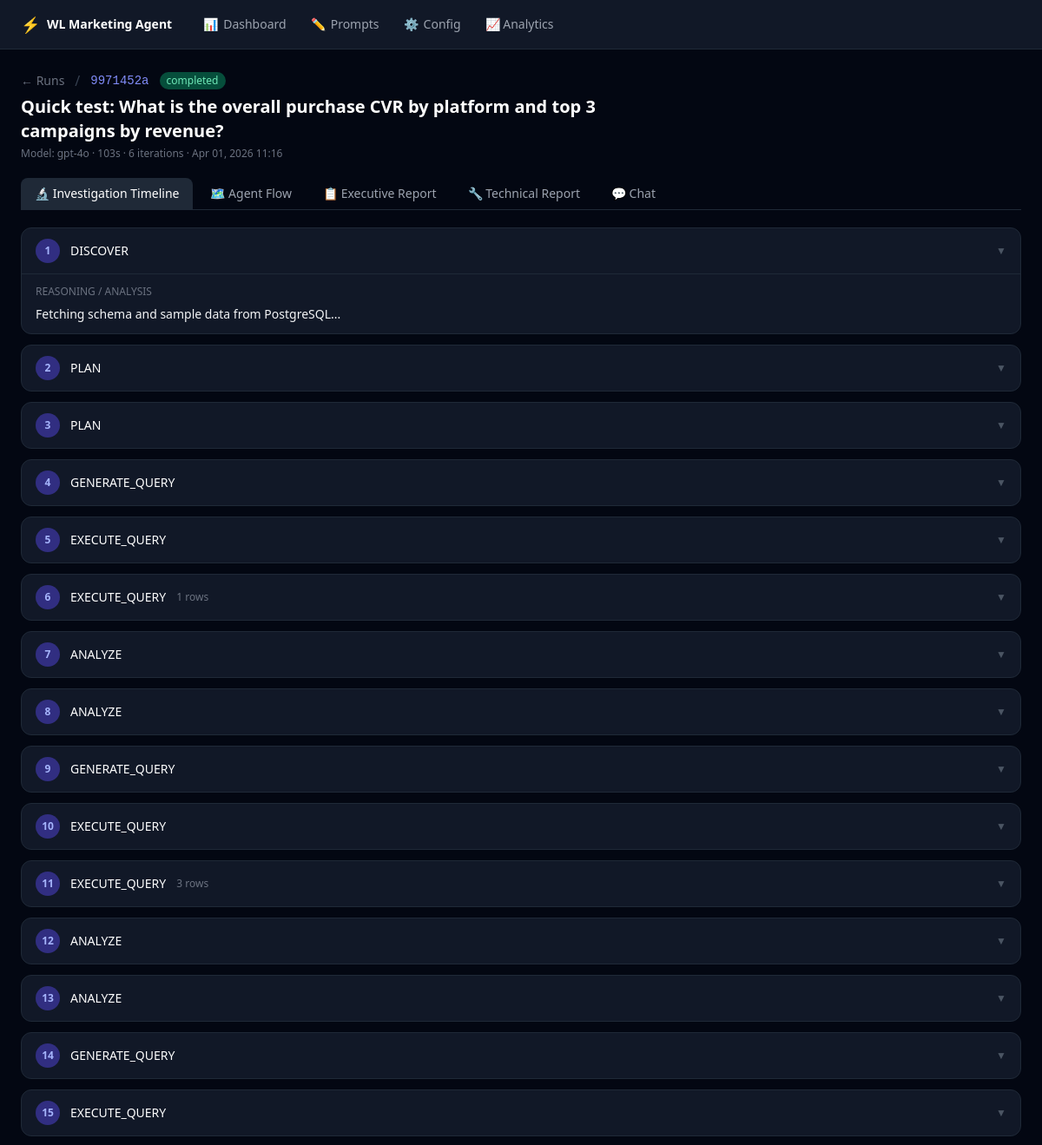
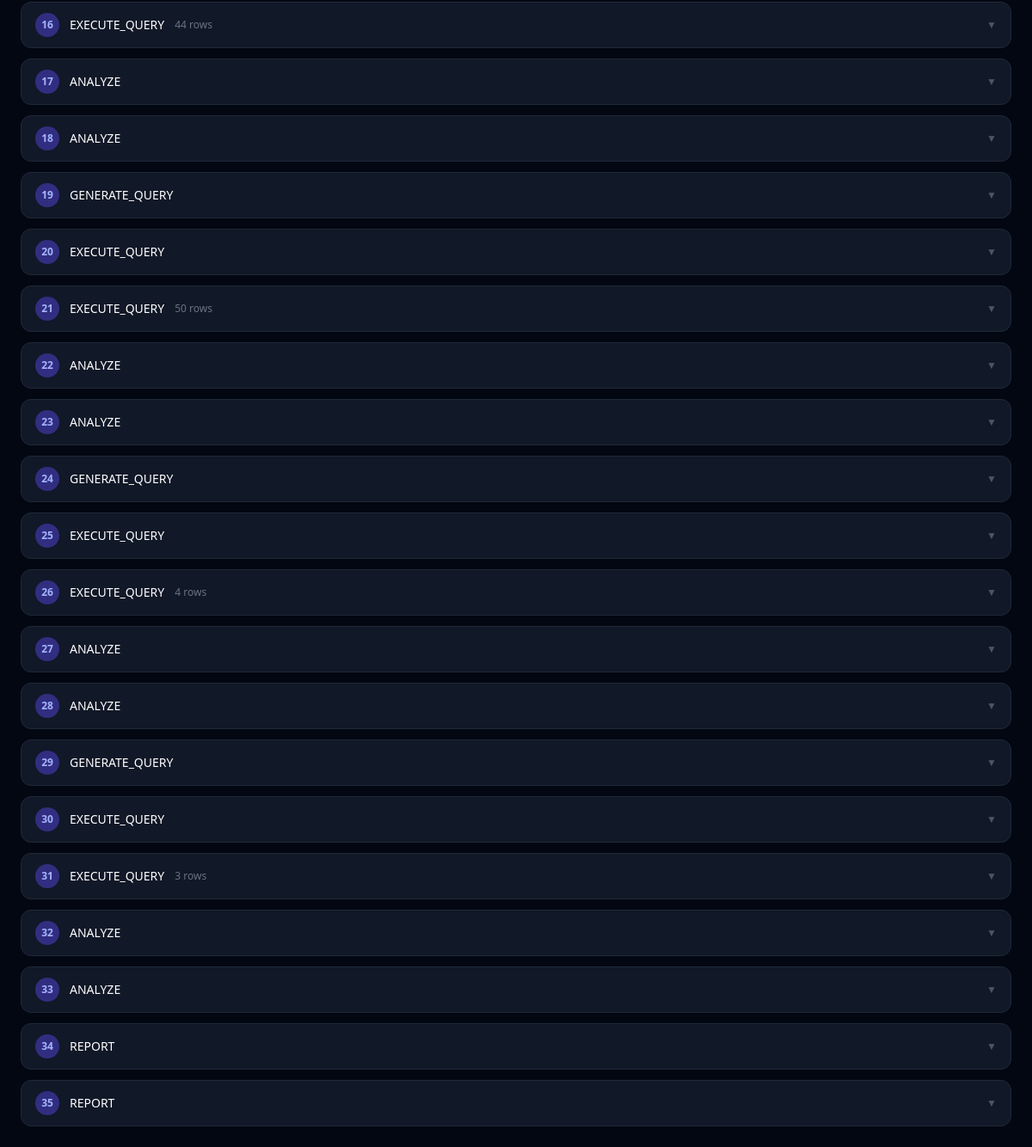
The page /agent/runs/9971452a (signed in) on the database its author committed (2 pictures, top to bottom).
### database.py (models this page shows)
class Run(Base):
    __tablename__ = "runs"
    run_id         = Column(String, primary_key=True)
    created_at     = Column(DateTime, default=datetime.utcnow)
    mode           = Column(String, default="full")   # full | custom
    status         = Column(String, default="running")  # running | completed | failed
    final_report   = Column(Text, nullable=True)
    public_report  = Column(Text, nullable=True)
    error_log      = Column(Text, default="[]")
    insights       = Column(Text, default="[]")   # JSON list of key findings
    iteration_count= Column(Integer, default=0)
    duration_seconds= Column(Float, nullable=True)
    model          = Column(String, nullable=True)
    goal           = Column(Text, nullable=True)   # Custom goal for this run

class RunStep(Base):
    __tablename__ = "run_steps"
    id             = Column(Integer, primary_key=True, autoincrement=True)
    run_id         = Column(String, ForeignKey("runs.run_id"))
    step_number    = Column(Integer)
    step_name      = Column(String)
    thought        = Column(Text, nullable=True)
    sql            = Column(Text, nullable=True)
    result_summary = Column(Text, nullable=True)
    rows_count     = Column(Integer, default=0)
    created_at     = Column(DateTime, default=datetime.utcnow)

### app.py (the view)
@app.get("/agent/runs/{run_id}", response_class=HTMLResponse)
async def run_detail(request: Request, run_id: str, db: Session = Depends(get_db)):
    require_auth(request)
    run = db.query(Run).filter_by(run_id=run_id).first()
    if not run:
        raise HTTPException(status_code=404, detail="Run not found")
    steps = db.query(RunStep).filter_by(run_id=run_id).order_by(RunStep.step_number).all()
    chat  = db.query(RunChatMessage).filter_by(run_id=run_id).order_by(RunChatMessage.created_at).all()
    return templates.TemplateResponse("run_detail.html", {
        "request": request,
        "run": run,
        "steps": steps,
        "chat_messages": chat,
        "insights": json.loads(run.insights or "[]"),
    })

### templates/run_detail.html (shortened to what this page needs)
{% extends "base.html" %}
{% block content %}
<div class="p-6">
  <div class="flex items-start justify-between mb-5">
    <div>
      <div class="flex items-center gap-3 mb-1">
        <a href="/agent/" class="text-gray-500 hover:text-gray-300 text-sm">← Runs</a>
        <span class="text-gray-700">/</span>
        <span class="font-mono text-indigo-400 text-sm">{{ run.run_id }}</span>
        <span class="px-2 py-0.5 rounded-full text-xs
          {% if run.status == 'completed' %}bg-emerald-900 text-emerald-300
          {% elif run.status == 'running' %}bg-yellow-900 text-yellow-300 animate-pulse
          {% else %}bg-red-900 text-red-300{% endif %}">
          {{ run.status }}
        </span>
      </div>
      <h1 class="text-xl font-bold text-white max-w-2xl">{{ run.goal or 'Analysis Run' }}</h1>
      <div class="text-xs text-gray-500 mt-1">
        Model: {{ run.model }} ·
        {% if run.duration_seconds %}{{ "%.0f"|format(run.duration_seconds) }}s · {% endif %}
        {{ run.iteration_count }} iterations ·
        {{ run.created_at.strftime('%b %d, %Y %H:%M') if run.created_at else '' }}
      </div>
    </div>
  </div>
  <div class="flex gap-1 border-b border-gray-800 mb-5 overflow-x-auto">
    {% for tid, tlabel, ticon in [
      ('timeline', 'Investigation Timeline', '🔬'),
      ('flow', 'Agent Flow', '🗺️'),
      ('executive', 'Executive Report', '📋'),
      ('technical', 'Technical Report', '🔧'),
      ('chat', 'Chat', '💬'),
    ] %}
    <button onclick="showTab('{{ tid }}')" id="tab-btn-{{ tid }}"
            class="tab-btn flex items-center gap-1.5 px-4 py-2 text-sm rounded-t-lg transition-colors whitespace-nowrap
                   {% if tid == 'timeline' %}bg-gray-800 text-white{% else %}text-gray-400 hover:text-white{% endif %}">
      {{ ticon }} {{ tlabel }}
    </button>
    {% endfor %}
  </div>
  <div id="tab-timeline" class="tab-content">
    {% if steps %}
    <div class="space-y-3">
      {% for step in steps %}
      <div class="bg-gray-900 border border-gray-800 rounded-xl overflow-hidden">
        <button onclick="toggleStep('step-{{ step.id }}')"
                class="w-full flex items-center justify-between px-4 py-3 text-left hover:bg-gray-800/30 transition-colors">
          <div class="flex items-center gap-3">
            <span class="w-7 h-7 bg-indigo-900 text-indigo-300 rounded-full flex items-center justify-center text-xs font-bold shrink-0">
              {{ step.step_number }}
            </span>
            <span class="font-medium text-white text-sm">{{ step.step_name }}</span>
            {% if step.rows_count %}
            <span class="text-xs text-gray-500">{{ step.rows_count }} rows</span>
            {% endif %}
          </div>
          <span class="text-gray-600 text-xs">▼</span>
        </button>
        <div id="step-{{ step.id }}" class="hidden border-t border-gray-800">
          {% if step.thought %}
          <div class="px-4 py-3">
            <div class="text-xs text-gray-500 uppercase mb-2">Reasoning / Analysis</div>
            <div data-markdown class="prose-dark text-sm">{{ step.thought }}</div>
          </div>
          {% endif %}
        </div>
      </div>
      {% endfor %}
    </div>
    {% elif run.status == 'running' %}
    <div class="text-center py-16 text-gray-400">
      <div class="text-4xl mb-3 animate-spin">⚙️</div>
      <div class="text-lg font-medium">Analysis in progress…</div>
      <div class="text-sm mt-1">Page auto-refreshes every 6 seconds</div>
    </div>
    {% else %}
    <div class="text-center py-12 text-gray-500">No steps recorded.</div>
    {% endif %}
  </div>
</div>
{% endblock %}

### templates/base.html (shortened to what this page needs)
<!DOCTYPE html>
<html lang="en" class="h-full">
<head>
  <script src="https://cdn.tailwindcss.com"></script>
</head>
<body class="bg-gray-950 text-gray-100 min-h-screen flex flex-col">
  <nav class="bg-gray-900 border-b border-gray-800 px-6 py-3 flex items-center justify-between shrink-0">
    <div class="flex items-center gap-6">
      <a href="/agent/" class="flex items-center gap-2 text-white font-bold text-sm">
        <span class="text-indigo-400 text-lg">⚡</span>
        WL Marketing Agent
      </a>
      <div class="flex items-center gap-1">
        {% for href, label, icon in [
          ('/agent/', 'Dashboard', '📊'),
          ('/agent/prompts', 'Prompts', '✏️'),
          ('/agent/config', 'Config', '⚙️'),
        ] %}
        <a href="{{ href }}"
           class="flex items-center gap-1.5 px-3 py-1.5 rounded-lg text-sm transition-colors
                  {% if request.url.path == href %}bg-indigo-600 text-white{% else %}text-gray-400 hover:text-white hover:bg-gray-800{% endif %}">
          <span>{{ icon }}</span> {{ label }}
        </a>
        {% endfor %}
        <a href="http://localhost:3010" target="_blank"
           class="flex items-center gap-1.5 px-3 py-1.5 rounded-lg text-sm text-gray-400 hover:text-white hover:bg-gray-800 transition-colors">
          📈 Analytics
        </a>
      </div>
    </div>
  </nav>
  <main class="flex-1 overflow-auto">
    {% block content %}{% endblock %}
  </main>
</body>
</html>

### rows shown on the page
Run: run_id "9971452a", status "completed", goal "Quick test: What is the overall purchase CVR by platform and top 3 campaigns by revenue?", model "gpt-4o", duration_seconds "103", iteration_count "6", created_at "Apr 01, 2026 11:16"
RunStep: step_number "1", step_name "DISCOVER", thought "Fetching schema and sample data from PostgreSQL..."
RunStep: step_number "2", step_name "PLAN"
RunStep: step_number "3", step_name "PLAN"
RunStep: step_number "4", step_name "GENERATE_QUERY"
RunStep: step_number "5", step_name "EXECUTE_QUERY"
RunStep: step_number "6", step_name "EXECUTE_QUERY", rows_count "1"
RunStep: step_number "7", step_name "ANALYZE"
RunStep: step_number "8", step_name "ANALYZE"
RunStep: step_number "9", step_name "GENERATE_QUERY"
RunStep: step_number "10", step_name "EXECUTE_QUERY"
RunStep: step_number "11", step_name "EXECUTE_QUERY", rows_count "3"
RunStep: step_number "12", step_name "ANALYZE"
RunStep: step_number "13", step_name "ANALYZE"
RunStep: step_number "14", step_name "GENERATE_QUERY"
RunStep: step_number "15", step_name "EXECUTE_QUERY"
RunStep: step_number "16", step_name "EXECUTE_QUERY", rows_count "44"
RunStep: step_number "17", step_name "ANALYZE"
RunStep: step_number "18", step_name "ANALYZE"
RunStep: step_number "19", step_name "GENERATE_QUERY"
RunStep: step_number "20", step_name "EXECUTE_QUERY"
RunStep: step_number "21", step_name "EXECUTE_QUERY", rows_count "50"
RunStep: step_number "22", step_name "ANALYZE"
RunStep: step_number "23", step_name "ANALYZE"
RunStep: step_number "24", step_name "GENERATE_QUERY"
RunStep: step_number "25", step_name "EXECUTE_QUERY"
RunStep: step_number "26", step_name "EXECUTE_QUERY", rows_count "4"
RunStep: step_number "27", step_name "ANALYZE"
RunStep: step_number "28", step_name "ANALYZE"
RunStep: step_number "29", step_name "GENERATE_QUERY"
RunStep: step_number "30", step_name "EXECUTE_QUERY"
RunStep: step_number "31", step_name "EXECUTE_QUERY", rows_count "3"
RunStep: step_number "32", step_name "ANALYZE"
RunStep: step_number "33", step_name "ANALYZE"
RunStep: step_number "34", step_name "REPORT"
RunStep: step_number "35", step_name "REPORT"

### other values the page prints
{{ icon }} "📊" "✏️" "⚙️"
{{ label }} "Dashboard" "Prompts" "Config"
{{ ticon }} "🔬" "🗺️" "📋" "🔧" "💬"
{{ tlabel }} "Investigation Timeline" "Agent Flow" "Executive Report" "Technical Report" "Chat"
